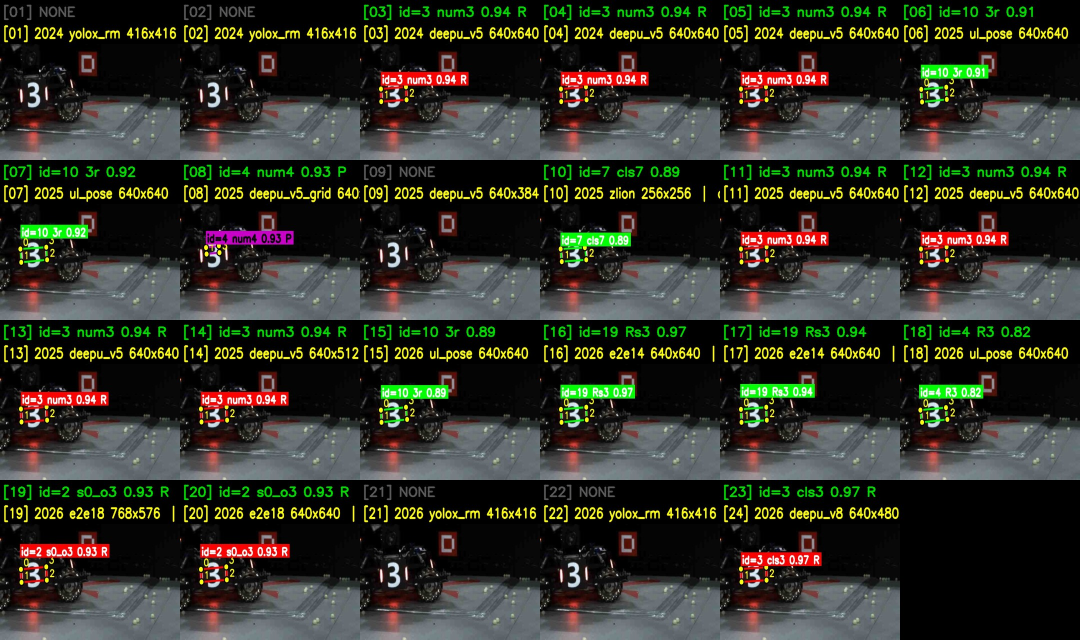
#> input picture data/armor_query/sheet_0020_crop.jpg, 2160 x 1280 px, given as the content of the folder /workspace/data/horizon_x5/data/calibration_data_640/source, which was not available (shown at 1/2 size)
$ python prepare_sp25_calibration.py
#> lines starting #> are read from the running program, lines starting #| are printed output that depends on the picture; pictures that were not available may be replaced by others from this repository, and a replacement may not be noted
#!/usr/bin/env python3
"""生成 sp_vision_25 tiny_resnet 数字分类器的 32x32 灰度校准集。

同济 classifier.cpp 的真实输入分布：传统检测器裁出的装甲板 pattern
（局部亮区为主，含黑边），预处理为等比缩放贴左上角 + 黑底填充 + /255。
本脚本从既有 640 校准可视化图（calibration_data_640/source）合成接近
该分布的样本：

    每张源图产出 2 个样本：
      1. 整图缩放   —— 覆盖全局亮度动态范围（暗背景 ~ 强光灯条）
      2. 随机局部裁剪 —— 模拟真实 pattern 的局部视角
    处理链路与 classifier.cpp 严格一致：
      灰度 -> 等比缩放(左上角对齐, 黑底填充 32x32) -> uint8 [1,1,32,32] NCHW

输出：
    <out>/images/*.bin   校准数据本体（cal_data_dir 直接指向 images）
    <out>/preview/*.jpg  人工抽检用的可视化图
    <out>/manifest.csv   样本清单
    <out>/README.md      使用说明与 yaml 片段

用法：
    python3 scripts/prepare_sp25_calibration.py \
        --src data/horizon_x5/data/calibration_data_640/source \
        --out data/horizon_x5/data/calibration_data_32gray
"""

import argparse
import csv
import os
import shutil

import cv2
import numpy as np

TARGET = 32


def gray_letterbox32(gray, fill=0):
    """classifier.cpp 同款：等比缩放 + 左上角贴放 + 黑底填充。"""
    h, w = gray.shape[:2]
    scale = min(TARGET / w, TARGET / h)
    nw, nh = max(int(round(w * scale)), 1), max(int(round(h * scale)), 1)
    resized = cv2.resize(gray, (nw, nh), interpolation=cv2.INTER_AREA)
    canvas = np.full((TARGET, TARGET), fill, dtype=np.uint8)
    canvas[:nh, :nw] = resized
    return canvas


def random_crop(gray, rng):
    """随机裁剪一个局部窗，模拟传统检测器裁出的 pattern 视角。"""
    h, w = gray.shape[:2]
    for _ in range(8):  # 重试几次保证窗内非全黑
        s = rng.uniform(0.08, 0.45)
        cw, ch = int(w * s), int(h * s)
        x0, y0 = rng.integers(0, w - cw + 1), rng.integers(0, h - ch + 1)
        win = gray[y0:y0 + ch, x0:x0 + cw]
        if win.max() > 60:  # 至少含一点亮区，贴近灯条 pattern
            return win
    return win


def main():
    ap = argparse.ArgumentParser()
    ap.add_argument("--src", default="/workspace/data/horizon_x5/data/calibration_data_640/source")
    ap.add_argument("--out", default="/workspace/data/horizon_x5/data/calibration_data_32gray")
    ap.add_argument("--seed", type=int, default=0)
    args = ap.parse_args()

    rng = np.random.default_rng(args.seed)
    img_dir = os.path.join(args.out, "images")
    prev_dir = os.path.join(args.out, "preview")
    for d in (img_dir, prev_dir):
        if os.path.exists(d):
            shutil.rmtree(d)
        os.makedirs(d)

    names = sorted(f for f in os.listdir(args.src) if f.lower().endswith((".jpg", ".png")))
    if not names:
        raise SystemExit(f"[abort] 源目录无图片: {args.src}")

    rows = []
    for name in names:
        img = cv2.imread(os.path.join(args.src, name))
#> img is the input picture: shape (1280, 2160, 3); mean B, G, R 40.3, 49.6, 49.2
        if img is None:
            continue
        gray = cv2.cvtColor(img, cv2.COLOR_BGR2GRAY)
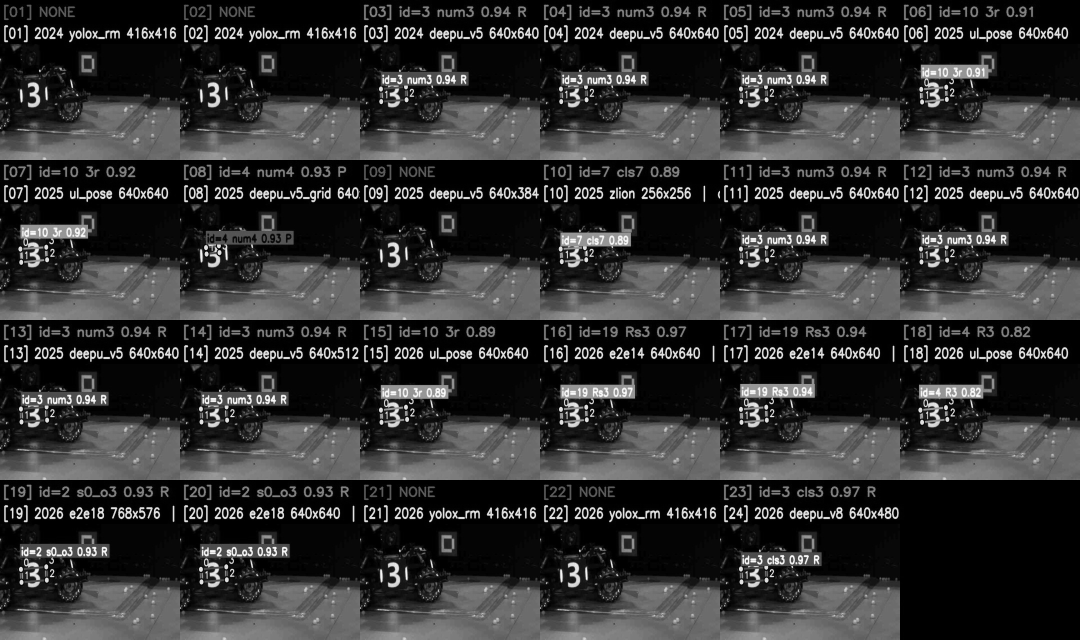
#> gray: shape (1280, 2160) (shown at 1/2 size); min 0, max 255, mean 48.5
        variants = [("full", gray_letterbox32(gray)),
                    ("crop", gray_letterbox32(random_crop(gray, rng)))]
#> in gray_letterbox32, `canvas[:nh, :nw] = resized`:
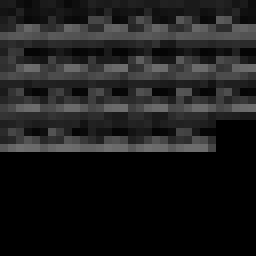
#> canvas: shape (32, 32) (shown 8 times larger); min 0, max 112, mean 28.8
#> in random_crop, `h, w = gray.shape[:2]`: h = 1280; w = 2160
#> the loop in random_crop, `for _ in range(8):` made 1 pass
#> (cw, ch, x0, y0) on pass 1: (681, 404, 756, 236)
#> pass 1, in random_crop, `win = gray[y0:y0 + ch, x0:x0 + cw]`:
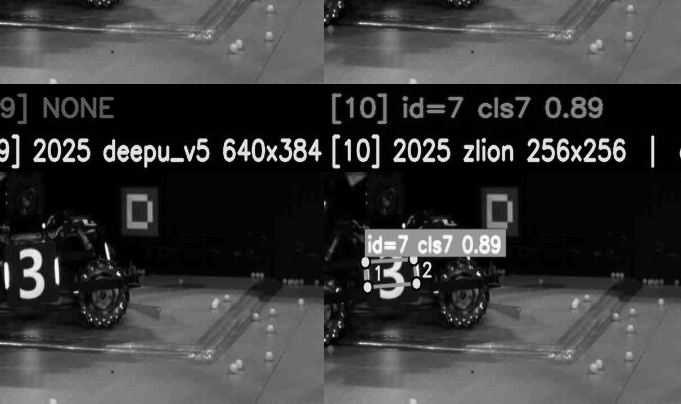
#> win: shape (404, 681); min 0, max 254, mean 60
#> call 2 of gray_letterbox32, with fill = 0
#> in gray_letterbox32 (call 2), `h, w = gray.shape[:2]`: h = 404; w = 681
#> in gray_letterbox32 (call 2), `scale = min(TARGET / w, TARGET / h)`: scale = 0.047
#> in gray_letterbox32 (call 2), `canvas[:nh, :nw] = resized`:
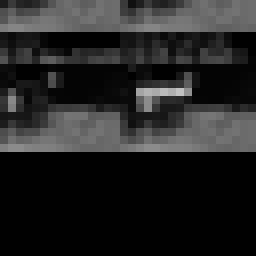
#> canvas: shape (32, 32) (shown 8 times larger); min 0, max 193, mean 35.6
        for tag, g32 in variants:
            idx = len(rows)
            bin_name = f"input_{idx:04d}.bin"
            np.ascontiguousarray(g32[None, None], dtype=np.uint8).tofile(
                os.path.join(img_dir, bin_name))
            cv2.imwrite(os.path.join(prev_dir, f"{idx:04d}_{tag}.jpg"), g32)
            rows.append({"index": idx, "bin": bin_name, "src_image": name,
                         "variant": tag, "min": int(g32.min()), "max": int(g32.max())})
#> this loop made 2 passes
#> (tag, idx, bin_name) on passes 1 to 2: ('full', 0, 'input_0000.bin'), ('crop', 1, 'input_0001.bin')
#> after the loop, rows = 2 items

    with open(os.path.join(args.out, "manifest.csv"), "w", newline="", encoding="utf-8") as f:
        w = csv.DictWriter(f, fieldnames=list(rows[0].keys()))
        w.writeheader()
        w.writerows(rows)

    with open(os.path.join(args.out, "README.md"), "w", encoding="utf-8") as f:
        f.write(
            "# tiny_resnet 32x32 灰度校准集\n\n"
            f"- 样本数: {len(rows)}（{len(names)} 张源图 x [整图缩放 + 随机裁剪]）\n"
            "- 格式: uint8 [1,1,32,32] NCHW，0~255，BPU 内部 /255\n"
            "- 预处理对齐 sp_vision_25 classifier.cpp（等比缩放贴左上角、黑底、灰度）\n\n"
            "```yaml\ncalibration_parameters:\n"
            f"  cal_data_dir: '/workspace{img_dir}'\n"
            "  cal_data_type: 'uint8'\n```\n")

    size_kb = sum(os.path.getsize(os.path.join(img_dir, f)) for f in os.listdir(img_dir)) / 1024
    print(f"[done] 校准集: {img_dir}  ({len(rows)} 个 .bin, {size_kb:.0f} KB)")
#| [done] 校准集: /workspace/data/horizon_x5/data/calibration_data_32gray/images  (2 个 .bin, 620 KB)
    print(f"[done] 可视化: {prev_dir}")
#| [done] 可视化: /workspace/data/horizon_x5/data/calibration_data_32gray/preview
    print(f"[done] 清单  : {os.path.join(args.out, 'manifest.csv')}")
#| [done] 清单  : /workspace/data/horizon_x5/data/calibration_data_32gray/manifest.csv


if __name__ == "__main__":
    main()

$ run again, on data/armor_query/sheet_0029_crop.jpg
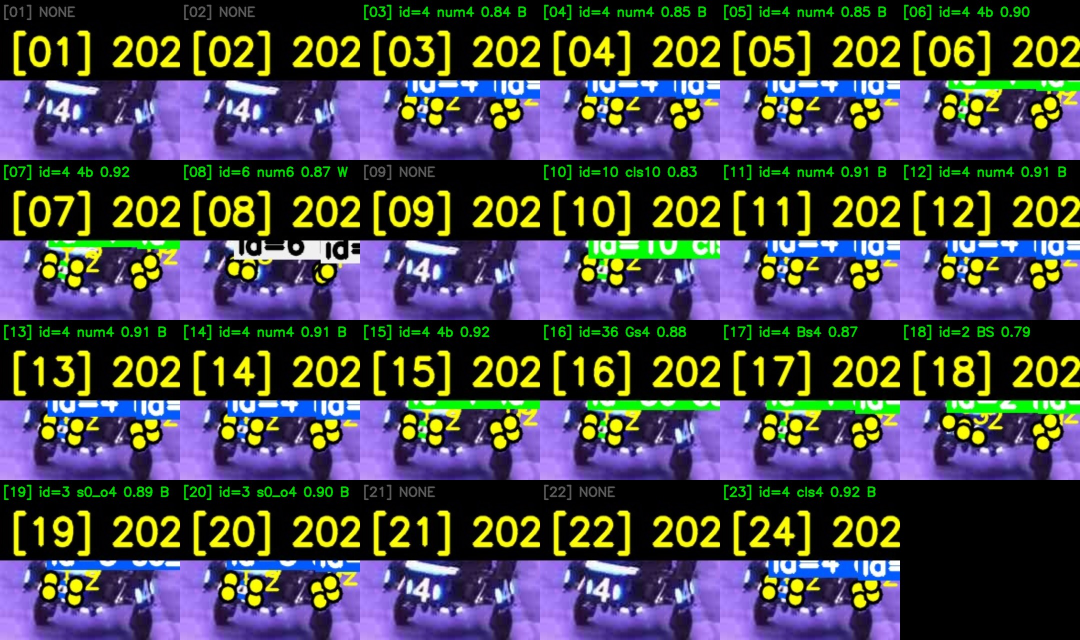
#> input picture data/armor_query/sheet_0029_crop.jpg, 2160 x 1280 px, given as the content of the folder /workspace/data/horizon_x5/data/calibration_data_640/source, which was not available (shown at 1/2 size)
#> in main, img is the input picture: shape (1280, 2160, 3); mean B, G, R 76.7, 69.1, 70.7
#> in random_crop, `h, w = gray.shape[:2]`: h = 1280; w = 2160
#> the loop in random_crop, `for _ in range(8):` made 1 pass
#> (cw, ch, x0, y0) on pass 1: (681, 404, 756, 236)
#> pass 1, in random_crop, `win = gray[y0:y0 + ch, x0:x0 + cw]`:
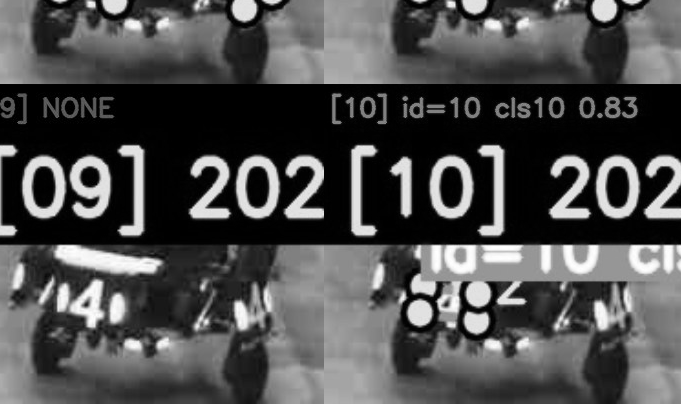
#> win: shape (404, 681); min 0, max 255, mean 77.9
#> in gray_letterbox32 (call 2), `h, w = gray.shape[:2]`: h = 404; w = 681
#> scale = 0.047
#> in gray_letterbox32 (call 2), `canvas[:nh, :nw] = resized`:
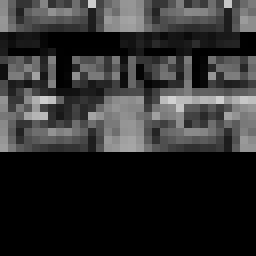
#> canvas: shape (32, 32) (shown 8 times larger); min 0, max 209, mean 46.3
#> the loop in main, `for tag, g32 in variants:` made 2 passes
#> (tag, idx, bin_name) on passes 1 to 2: ('full', 0, 'input_0000.bin'), ('crop', 1, 'input_0001.bin')
#> after the loop in main, `for tag, g32 in variants:`: rows = 2 items
#| [done] 校准集: /workspace/data/horizon_x5/data/calibration_data_32gray/images  (2 个 .bin, 597 KB)
#| [done] 可视化: /workspace/data/horizon_x5/data/calibration_data_32gray/preview
#| [done] 清单  : /workspace/data/horizon_x5/data/calibration_data_32gray/manifest.csv
